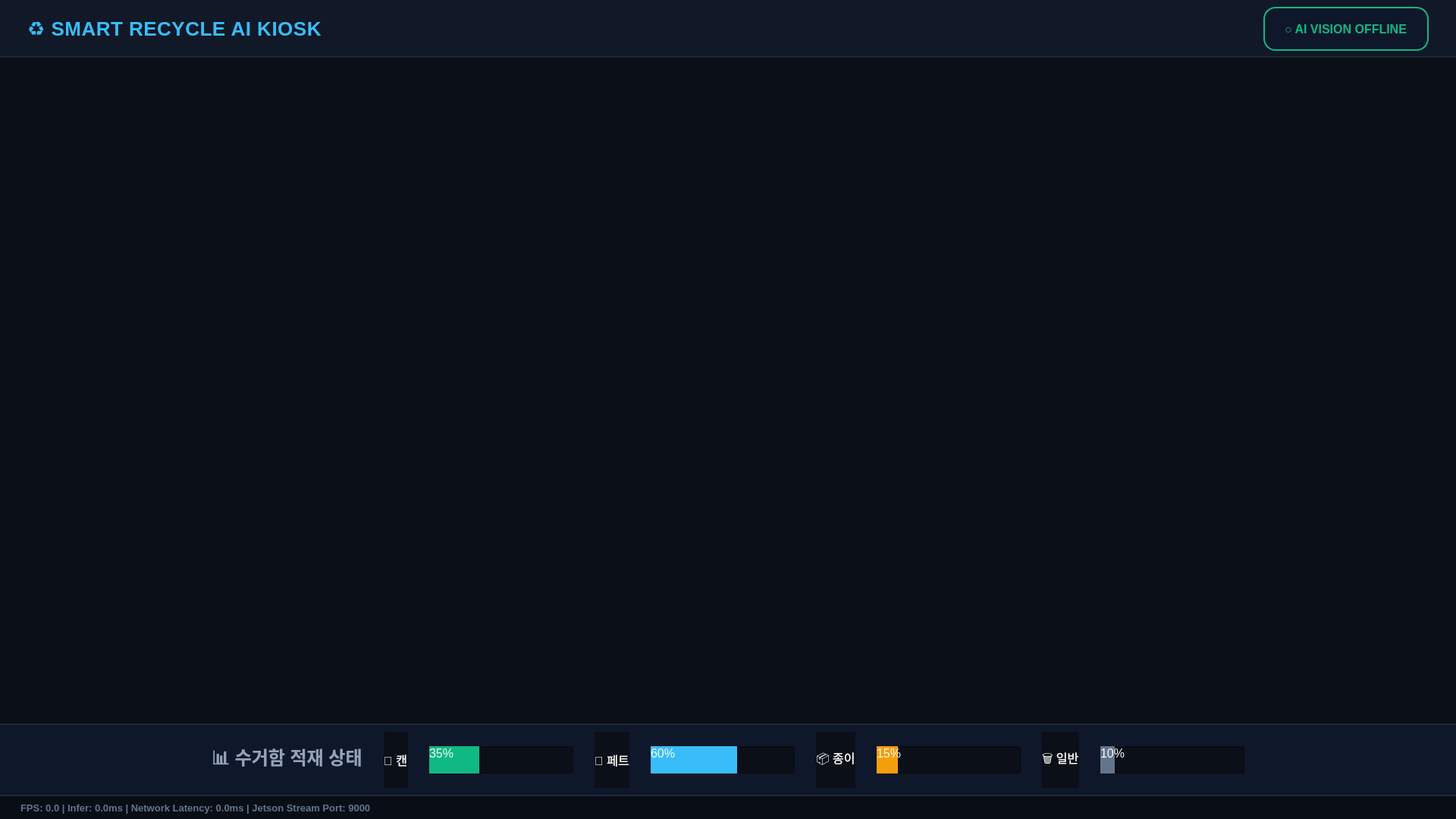
<?xml version="1.0" encoding="UTF-8"?>
<ui version="4.0">
 <class>MainWindow</class>
 <widget class="QMainWindow" name="MainWindow">
  <property name="geometry">
   <rect>
    <x>0</x>
    <y>0</y>
    <width>1920</width>
    <height>1080</height>
   </rect>
  </property>
  <property name="windowTitle">
   <string>Smart Recycle AI Kiosk</string>
  </property>
  <property name="styleSheet">
   <string notr="true">
QWidget {
    background-color: #0B0F17;
    color: #F8FAFC;
    font-family: 'Pretendard', 'Segoe UI', sans-serif;
    font-size: 16px;
}

/* 상단 글로벌 헤더 */
QFrame#frameHeader {
    background-color: #111827;
    border-bottom: 2px solid #1F2937;
}
QLabel#lblTitle {
    color: #38BDF8;
    font-size: 26px;
    font-weight: 900;
    letter-spacing: 0.5px;
    background: transparent;
}
/* 상단 AI 비전 연결 상태 뱃지 (기본: 온라인 초록) */
QLabel#lblConnStatus {
    background-color: #0F172A;
    border: 2px solid #10B981;
    border-radius: 16px;
    padding: 8px 22px;
    color: #10B981;
    font-weight: 900;
    font-size: 16px;
}

/* 오프라인 상태 */
QLabel#lblConnStatus[online=&quot;false&quot;] {
    border-color: #EF4444;
    color: #EF4444;
}

/* 하단 수거함 적재 상태 공통 바 */
QFrame#frameBinStatus {
    background-color: #0F172A;
    border-top: 2px solid #1E293B;
    border-bottom: 1.5px solid #1E293B;
}
QLabel#lblStatusTitle { font-size: 24px; font-weight: 900; color: #94A3B8; background: transparent; }
QLabel.binNameLabel { font-size: 22px; font-weight: 800; color: #F1F5F9; background: transparent; }

/* 수거함 대형 인셋 게이지 */
QProgressBar.binProgressBar {
    background-color: #080D14;
    border: 2px solid #334155;
    border-radius: 10px;
    text-align: center;
    color: #FFFFFF;
    font-weight: 900;
    font-size: 16px;
}
QProgressBar.binProgressBar::chunk {
    border-radius: 7px;
    margin: 2px;
}
QProgressBar#progressBarCan::chunk { background-color: #10B981; }
QProgressBar#progressBarPet::chunk { background-color: #38BDF8; }
QProgressBar#progressBarPaper::chunk { background-color: #F59E0B; }
QProgressBar#progressBarGeneral::chunk { background-color: #64748B; }

/* 최하단 텔레메트리 바 */
QLabel#lblTelemetry {
    background-color: #090D15;
    color: #64748B;
    font-size: 13px;
    font-weight: 600;
    padding-left: 24px;
}
   </string>
  </property>
  <widget class="QWidget" name="centralwidget">
   <layout class="QVBoxLayout" name="mainVLayout">
    <property name="spacing">
     <number>0</number>
    </property>
    <property name="leftMargin">
     <number>0</number>
    </property>
    <property name="topMargin">
     <number>0</number>
    </property>
    <property name="rightMargin">
     <number>0</number>
    </property>
    <property name="bottomMargin">
     <number>0</number>
    </property>
    <item>
     <widget class="QFrame" name="frameHeader">
      <property name="minimumSize">
       <size>
        <width>0</width>
        <height>76</height>
       </size>
      </property>
      <property name="maximumSize">
       <size>
        <width>16777215</width>
        <height>76</height>
       </size>
      </property>
      <layout class="QHBoxLayout" name="headerHLayout">
       <property name="leftMargin">
        <number>36</number>
       </property>
       <property name="rightMargin">
        <number>36</number>
       </property>
       <item>
        <widget class="QLabel" name="lblTitle">
         <property name="text">
          <string>♻ SMART RECYCLE AI KIOSK</string>
         </property>
        </widget>
       </item>
       <item>
        <spacer name="headerSpacer">
         <property name="orientation">
          <enum>Qt::Orientation::Horizontal</enum>
         </property>
         <property name="sizeHint" stdset="0">
          <size>
           <width>40</width>
           <height>20</height>
          </size>
         </property>
        </spacer>
       </item>
       <item>
        <widget class="QLabel" name="lblConnStatus">
         <property name="text">
          <string>○ AI VISION OFFLINE</string>
         </property>
        </widget>
       </item>
      </layout>
     </widget>
    </item>
    <item>
     <widget class="QStackedWidget" name="stackedWidgetMain"/>
    </item>
    <item>
     <widget class="QFrame" name="frameBinStatus">
      <property name="minimumSize">
       <size>
        <width>0</width>
        <height>96</height>
       </size>
      </property>
      <property name="maximumSize">
       <size>
        <width>16777215</width>
        <height>96</height>
       </size>
      </property>
      <layout class="QHBoxLayout" name="binHLayout">
       <property name="spacing">
        <number>28</number>
       </property>
       <property name="leftMargin">
        <number>40</number>
       </property>
       <property name="rightMargin">
        <number>40</number>
       </property>
       <item>
        <spacer name="binOuterLSpacer">
         <property name="orientation">
          <enum>Qt::Orientation::Horizontal</enum>
         </property>
         <property name="sizeHint" stdset="0">
          <size>
           <width>20</width>
           <height>20</height>
          </size>
         </property>
        </spacer>
       </item>
       <item>
        <widget class="QLabel" name="lblStatusTitle">
         <property name="text">
          <string>📊 수거함 적재 상태</string>
         </property>
        </widget>
       </item>
       <item>
        <widget class="QLabel" name="lblCanText">
         <property name="text">
          <string>🥫 캔</string>
         </property>
         <property name="class" stdset="0">
          <string>binNameLabel</string>
         </property>
        </widget>
       </item>
       <item>
        <widget class="QProgressBar" name="progressBarCan">
         <property name="minimumSize">
          <size>
           <width>190</width>
           <height>36</height>
          </size>
         </property>
         <property name="maximumSize">
          <size>
           <width>190</width>
           <height>36</height>
          </size>
         </property>
         <property name="value">
          <number>35</number>
         </property>
         <property name="class" stdset="0">
          <string>binProgressBar</string>
         </property>
        </widget>
       </item>
       <item>
        <widget class="QLabel" name="lblPetText">
         <property name="text">
          <string>🧴 페트</string>
         </property>
         <property name="class" stdset="0">
          <string>binNameLabel</string>
         </property>
        </widget>
       </item>
       <item>
        <widget class="QProgressBar" name="progressBarPet">
         <property name="minimumSize">
          <size>
           <width>190</width>
           <height>36</height>
          </size>
         </property>
         <property name="maximumSize">
          <size>
           <width>190</width>
           <height>36</height>
          </size>
         </property>
         <property name="value">
          <number>60</number>
         </property>
         <property name="class" stdset="0">
          <string>binProgressBar</string>
         </property>
        </widget>
       </item>
       <item>
        <widget class="QLabel" name="lblPaperText">
         <property name="text">
          <string>📦 종이</string>
         </property>
         <property name="class" stdset="0">
          <string>binNameLabel</string>
         </property>
        </widget>
       </item>
       <item>
        <widget class="QProgressBar" name="progressBarPaper">
         <property name="minimumSize">
          <size>
           <width>190</width>
           <height>36</height>
          </size>
         </property>
         <property name="maximumSize">
          <size>
           <width>190</width>
           <height>36</height>
          </size>
         </property>
         <property name="value">
          <number>15</number>
         </property>
         <property name="class" stdset="0">
          <string>binProgressBar</string>
         </property>
        </widget>
       </item>
       <item>
        <widget class="QLabel" name="lblGeneralText">
         <property name="text">
          <string>🗑️ 일반</string>
         </property>
         <property name="class" stdset="0">
          <string>binNameLabel</string>
         </property>
        </widget>
       </item>
       <item>
        <widget class="QProgressBar" name="progressBarGeneral">
         <property name="minimumSize">
          <size>
           <width>190</width>
           <height>36</height>
          </size>
         </property>
         <property name="maximumSize">
          <size>
           <width>190</width>
           <height>36</height>
          </size>
         </property>
         <property name="value">
          <number>10</number>
         </property>
         <property name="class" stdset="0">
          <string>binProgressBar</string>
         </property>
        </widget>
       </item>
       <item>
        <spacer name="binOuterRSpacer">
         <property name="orientation">
          <enum>Qt::Orientation::Horizontal</enum>
         </property>
         <property name="sizeHint" stdset="0">
          <size>
           <width>20</width>
           <height>20</height>
          </size>
         </property>
        </spacer>
       </item>
      </layout>
     </widget>
    </item>
    <item>
     <widget class="QLabel" name="lblTelemetry">
      <property name="minimumSize">
       <size>
        <width>0</width>
        <height>30</height>
       </size>
      </property>
      <property name="maximumSize">
       <size>
        <width>16777215</width>
        <height>30</height>
       </size>
      </property>
      <property name="text">
       <string>FPS: 0.0 | Infer: 0.0ms | Network Latency: 0.0ms | Jetson Stream Port: 9000</string>
      </property>
      <property name="alignment">
       <set>Qt::AlignmentFlag::AlignLeading|Qt::AlignmentFlag::AlignLeft|Qt::AlignmentFlag::AlignVCenter</set>
      </property>
     </widget>
    </item>
   </layout>
  </widget>
 </widget>
 <resources/>
 <connections/>
</ui>
